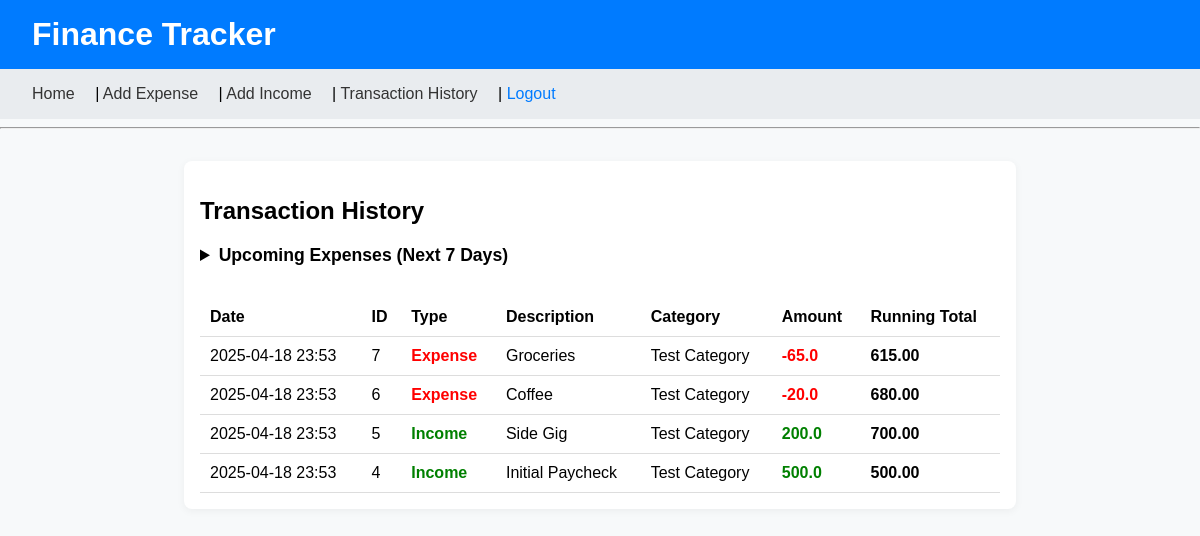
Before: /transactions/ (signed in) with the older database file.
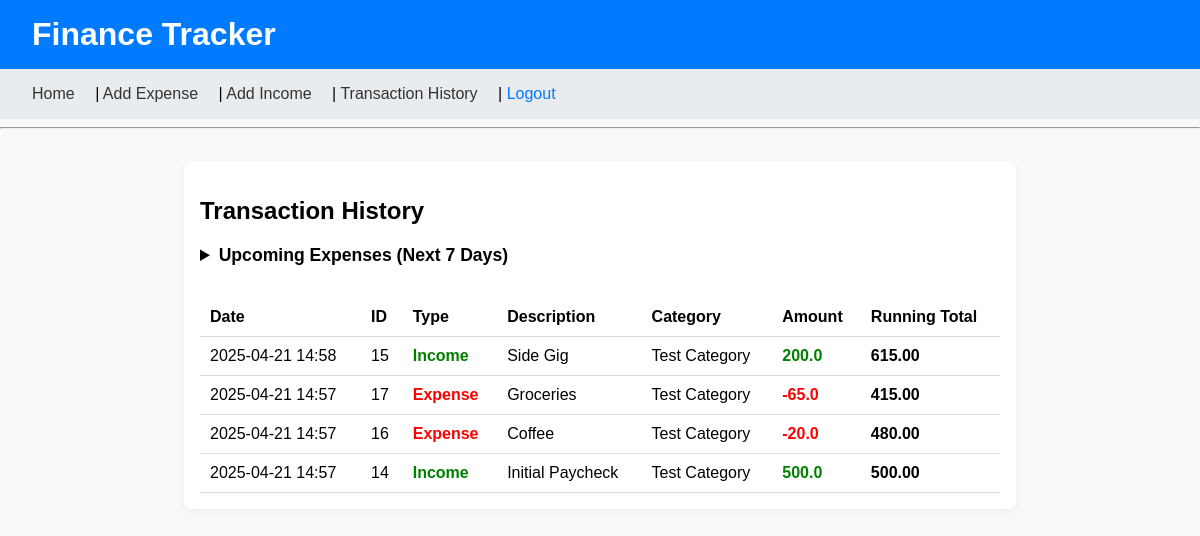
After: the same page with the newer database file.
### finance/models.py (models this page shows, shortened)
class Expense(models.Model):
    user = models.ForeignKey(User, on_delete=models.CASCADE)
    date = models.DateTimeField()
    amount = models.FloatField()
    description = models.CharField(max_length=25)
    category = models.ForeignKey(Category, on_delete=models.CASCADE)
    recurring = models.BooleanField(default=False)
    frequency = models.CharField(
        max_length=20,
        choices=FREQUENCY_CHOICES,
        default='monthly',
    )

class Category(models.Model):
    name = models.CharField(max_length=100)
    type = models.CharField(max_length=20)  # income or expense

class Income(models.Model):
    user = models.ForeignKey(User, on_delete=models.CASCADE)
    date = models.DateTimeField()
    amount = models.FloatField()
    description = models.CharField(max_length=25)
    category = models.ForeignKey(Category, on_delete=models.CASCADE)
    recurring = models.BooleanField(default=False)
    frequency = models.CharField(
        max_length=20,
        choices=FREQUENCY_CHOICES,
        default='monthly',
    )

### finance/views.py (the view)
# urls.py: path('transactions/', views.transaction_history, name='transaction_history'),
@login_required()
def transaction_history(request):
    transactions = []  # List that holds transactions
    today = now()
    incomes = Income.objects.filter(user=request.user, date__lte=today)
    expenses = Expense.objects.filter(user=request.user, date__lte=today)
    upcoming_expenses = Expense.objects.filter(
        user=request.user,
        date__gt=today,
        date__lte=today + timedelta(days=7),
        recurring=True
    ).order_by("date")
    for income in incomes:
        transactions.append({
            "id": income.id,
            "date": income.date,
            "type": "Income",
            "amount": income.amount,
            "description": income.description,
            "category": income.category.name,
            "running_total": 0
        })
    for expense in expenses:
        transactions.append({
            "id": expense.id,
            "date": expense.date,
            "type": "Expense",
            "amount": -abs(expense.amount),
            "description": expense.description,
            "category": expense.category.name,
            "running_total": 0
        })
    transactions.sort(key=lambda tx: (tx["date"], tx["id"]))
    total = 0.0
    for tx in transactions:
        total += tx["amount"]
        tx["running_total"] = total
    transactions.sort(key=lambda tx: (tx["date"], tx["id"]), reverse=True)
    return render(request, 'finance/transaction_history.html', {
        'transactions': transactions,
        'upcoming_expenses': upcoming_expenses
    })

### finance/templates/finance/transaction_history.html (shortened to what this page needs)
{% extends "finance/base.html" %}
{% block content %}
<h2>Transaction History</h2>
<details style="margin-bottom: 1.5rem;">
  <summary style="font-weight: bold; font-size: 1.1rem;">
    Upcoming Expenses (Next 7 Days)
  </summary>
</details>
<table>
    <thead>
        <tr>
            <th>Date</th>
            <th>ID</th>
            <th>Type</th>
            <th>Description</th>
            <th>Category</th>
            <th>Amount</th>
            <th>Running Total</th>
        </tr>
    </thead>
    <tbody>
        {% for tx in transactions %}
        <tr>
            <td>{{ tx.date|date:"Y-m-d H:i" }}</td>
            <td>{{ tx.id }}</td>
            <td class="{{ tx.type|lower }}">{{ tx.type }}</td>
            <td>{{ tx.description }}</td>
            <td>{{ tx.category }}</td>
            <td class="{{ tx.type|lower }}">{{ tx.amount }}</td>
            <td class="total-cell">{{ tx.running_total|floatformat:2 }}</td>
        </tr>
        {% empty %}
        <tr>
            <td colspan="7" style="text-align:center;">No transactions found.</td>
        </tr>
        {% endfor %}
    </tbody>
</table>
{% endblock %}

Changed rows visible on the page:
removed Expense: date "2025-04-18 23:53", description "Groceries"
removed Expense: date "2025-04-18 23:53", description "Coffee"
removed Income: date "2025-04-18 23:53", description "Side Gig", amount "200.0"
removed Income: date "2025-04-18 23:53", description "Initial Paycheck", amount "500.0"
added Income: date "2025-04-21 14:58", description "Side Gig", amount "200.0"
added Expense: date "2025-04-21 14:57", description "Groceries"
added Expense: date "2025-04-21 14:57", description "Coffee"
added Income: date "2025-04-21 14:57", description "Initial Paycheck", amount "500.0"
Other visible differences:
new list line: "15 Income 615.00"
new list line: "Test Category"
new list line: "17 Expense -65.0 415.00"
new list line: "16 Expense -20.0 480.00"
new list line: "14 Income 500.00"
list line gone: "7 Expense -65.0 615.00"
list line gone: "Test Category"
list line gone: "6 Expense -20.0 680.00"
list line gone: "5 Income 700.00"
list line gone: "4 Income 500.00"
